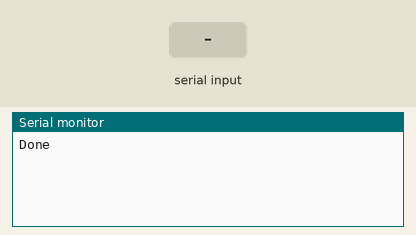
Bench run of a sketch on a simulated Arduino Uno, built with avr-gcc and run on an emulated ATmega328P. Shown: the last lines printed to the serial monitor. The inputs (shaded band) are chosen by the test bench.

Above: at 1.2 s.
1.3 s: "1" received over the second serial link
At 2.1 s:
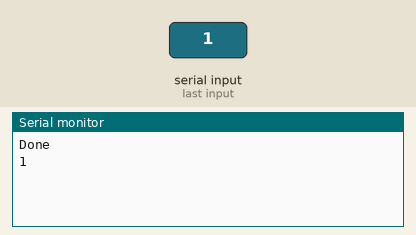
2.8 s: "0" received over the second serial link
At 3.3 s:
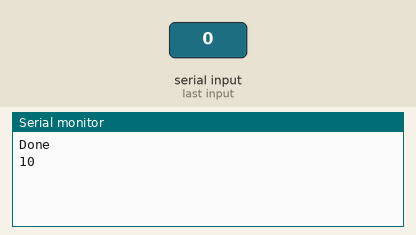

Measured:
- after the input at 1.3 s, the serial monitor: prints a new line at once (image 1)
- after the input at 2.8 s, the serial monitor: prints a new line at once (image 2)

The sketch:

bluetooth_1.ino
```cpp
#include <SoftwareSerial.h>

SoftwareSerial wirelessNetworkYT(10,11);

void setup() {
  Serial.begin(9600);
  Serial.println("Done");
  wirelessNetworkYT.begin(38400);

}

void loop() {
  if (wirelessNetworkYT.available()) {
    //Serial.println("Network Available");
    Serial.write(wirelessNetworkYT.read());
  }

  if (Serial.available()) {
    //Serial.println("Serial Available");
    wirelessNetworkYT.write(Serial.read());
  }
}
```
